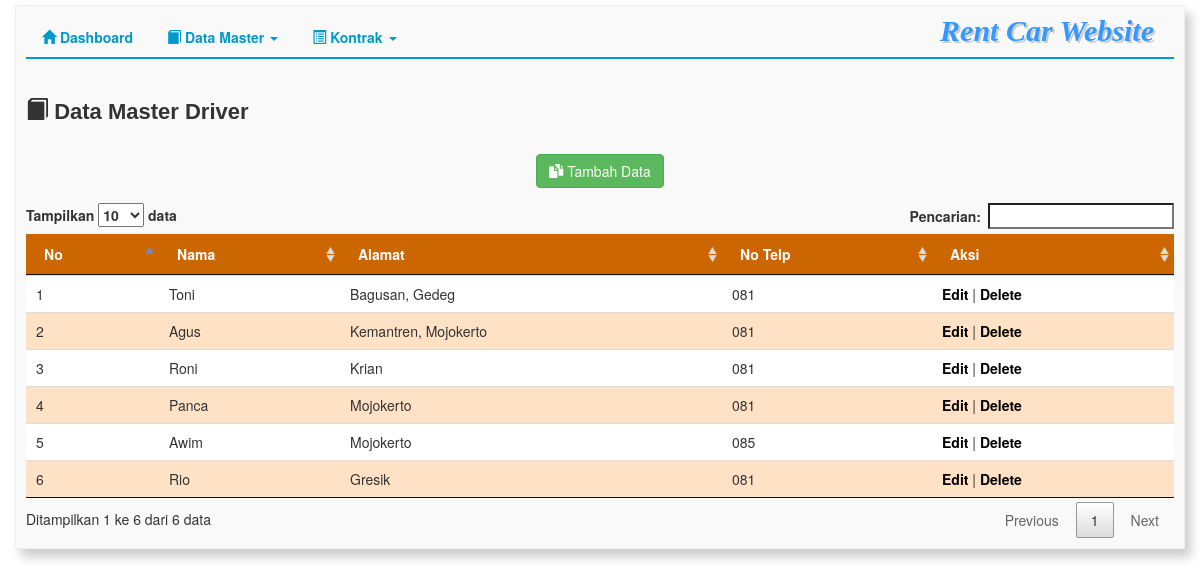
The page /index.php/master/driver on the database its author committed.
### tables this page shows
CREATE TABLE IF NOT EXISTS `m_driver` (
  `id_driver` int(11) NOT NULL AUTO_INCREMENT,
  `nama_driver` varchar(500) NOT NULL,
  `alamat` varchar(1000) NOT NULL,
  `no_telp_driver` varchar(50) NOT NULL,
  PRIMARY KEY (`id_driver`)
);

### application/controllers/master/Driver.php (called while the page is built, shortened)
<?php
class Driver extends CI_Controller {
	function __construct() {
		$this->load->helper('url');
		$this->load->helper('html');
		$this->load->helper('form');
		$this->load->model('master/driver_m', 'dt_driver');
	}
	public function index(){
		$data['list_driver'] = $this->dt_driver->select_all();
		$this->load->view('master/driver_v', $data);
	}
}

### index.php (called while the page is built, shortened)
<?php
require_once BASEPATH.'core/CodeIgniter.php';

### application/helpers/asset_helper.php (called while the page is built)
<?php  if ( ! defined('BASEPATH')) exit('No direct script access allowed');
if ( ! function_exists('assets_url'))
{
	function assets_url($uri = '')
	{
		return base_url().'assets/';
	}
}

### application/models/master/Driver_m.php (called while the page is built, shortened)
<?php
class Driver_m extends CI_Model{
	function select_all(){
		$query = $this->db->get('m_driver');
		$result_array = $query->result_array();
		return $result_array;
	}
}

### application/views/master/driver_v.php (the view, shortened to what this page needs)
<!DOCTYPE html>
<html lang="en">
<head>
<link rel="stylesheet" href="<?php echo assets_url(); ?>plugin/sidr-package-1.2.1/stylesheets/jquery.sidr.dark.css">
<link rel="stylesheet" href="<?php echo assets_url(); ?>templates/bootstrap-3.3.5-dist/css/bootstrap.min.css">
<link rel="stylesheet" href="<?php echo assets_url(); ?>plugin/DataTables-1.10.9/media/css/jquery.dataTables.min.css">
<link rel="stylesheet" href="<?php echo assets_url(); ?>css/style.css">
</head>
<body>
<div class="container">
<?php $this->view('menu'); ?>
<h2><span class="glyphicon glyphicon-book"></span> Data Master Driver</h2>
<div align="center" id="btn_tambah"><a href="<?php echo base_url(); ?>master/driver/tambah_data"><button type="button" class="btn btn-success"><span class="glyphicon glyphicon-duplicate"></span> Tambah Data</button></a></div>
<div class="table-responsive">
    <table class="table" id="table_driver">
        <thead>
            <tr>
                <td>No</td>
                <td>Nama</td>
                <td>Alamat</td>
                <td>No Telp</td>
                <td>Aksi</td>
            </tr>
        </thead>
        <?php
        $no=1;
        foreach($list_driver as $row) { ?>
        <tr>
            <td><?php echo $no; ?></td>
            <td><?php echo $row['nama_driver']; ?> </td>
            <td><?php echo $row['alamat']; ?></td>
            <td><?php echo $row['no_telp_driver']; ?></td>
            <td><a href="<?php echo base_url(); ?>master/driver/edit_data/<?php echo $row['id_driver']; ?>">Edit</a> |
            <a name="<?php echo $row['id_driver']; ?>" class="hapus" href="#">Delete</a>
            </td>
        </tr>
        <?php
        $no++;
        } ?>
    </table>
</div>
</div>
</body>
</html>

### application/views/menu.php (shortened to what this page needs)
<div id="menu-sidr">
<ul class="nav nav-tabs">
    <li><a href="<?php echo base_url(); ?>"><span class="glyphicon glyphicon-home"></span> Dashboard</a></li>
    <li class="dropdown">
        <a class="dropdown-toggle" data-toggle="dropdown"><span class="glyphicon glyphicon-book"></span> Data Master <span class="caret"></span></a>
    </li>
    <li class="dropdown">
        <a class="dropdown-toggle" data-toggle="dropdown"><span class="glyphicon glyphicon-list-alt"></span> Kontrak <span class="caret"></span></a>
    </li>
</ul>
</div>
<div id="judul" ><h1>Rent Car Website</h1></div>

### assets/css/style.css (style rules this page uses)
body { background:#FFF; }
ul li a { color:#0099CC; font-weight:bold; }
.nav-tabs { border-bottom:2px solid #0099CC; }
h1 { font-family:"Comic Sans MS", cursive; font-style: italic; color:#39F; font-weight:bold; margin-top:-45px; font-size:30px; padding-right:20px; text-align:right; text-shadow: 2px 2px #CCC; }
h2 { font-family:"Trebuchet MS", Arial, Helvetica, sans-serif; font-size:22px; color:#333; font-weight:bold; margin-bottom:30px; margin-top:50px; }
table tr td a { color:#00CCFF; }
.container { padding:10px; margin-top:5px; border:1px solid #F0F0F0; background:#F9F9F9; box-shadow: 6px 8px 10px #ccc; }
thead { background-color:#C60; font-weight:bold; color:#FFF; }
table.dataTable tr:nth-of-type(even) { height:35px; background-color:#FFE2C6; }
.table a { color:#000; font-weight:bold; }

### rows shown on the page
m_driver: nama_driver "Toni", alamat "Bagusan, Gedeg", no_telp_driver "081"
m_driver: nama_driver "Agus", alamat "Kemantren, Mojokerto", no_telp_driver "081"
m_driver: nama_driver "Roni", alamat "Krian", no_telp_driver "081"
m_driver: nama_driver "Panca", alamat "Mojokerto", no_telp_driver "081"
m_driver: nama_driver "Awim", alamat "Mojokerto", no_telp_driver "085"
m_driver: nama_driver "Rio", alamat "Gresik", no_telp_driver "081"
